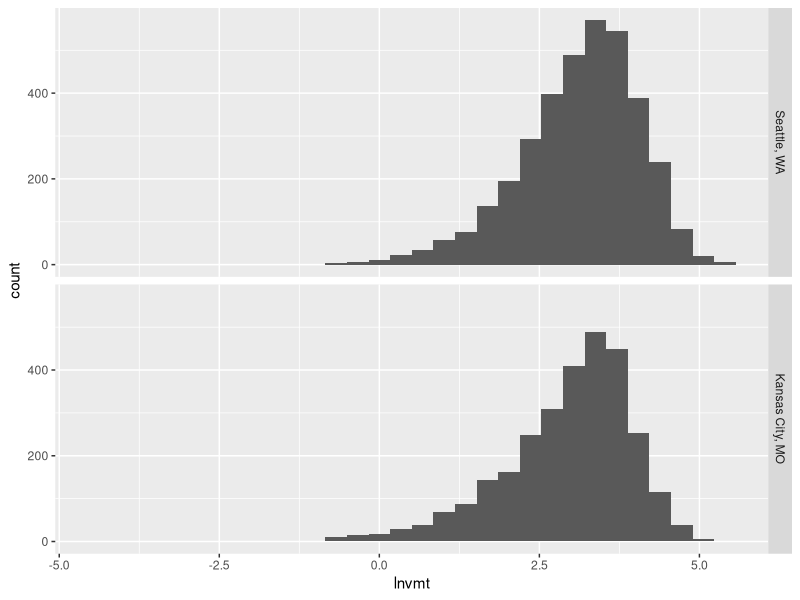
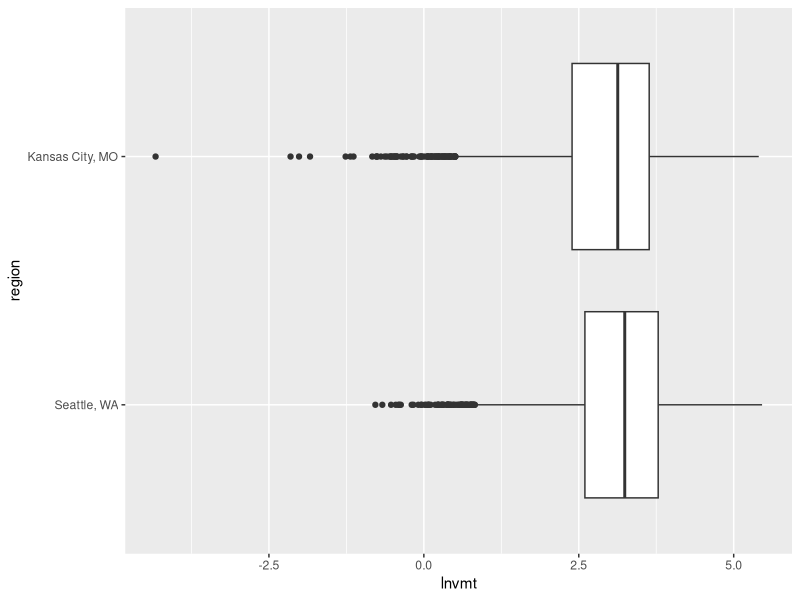
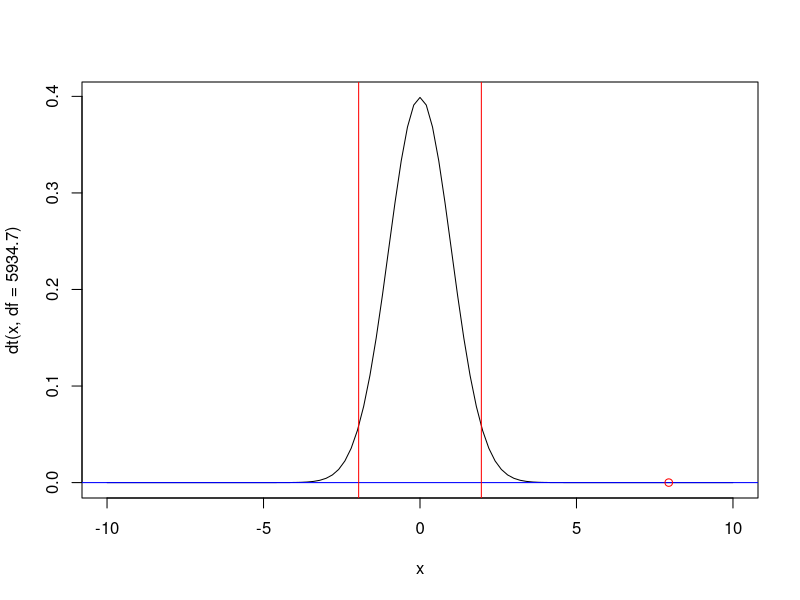
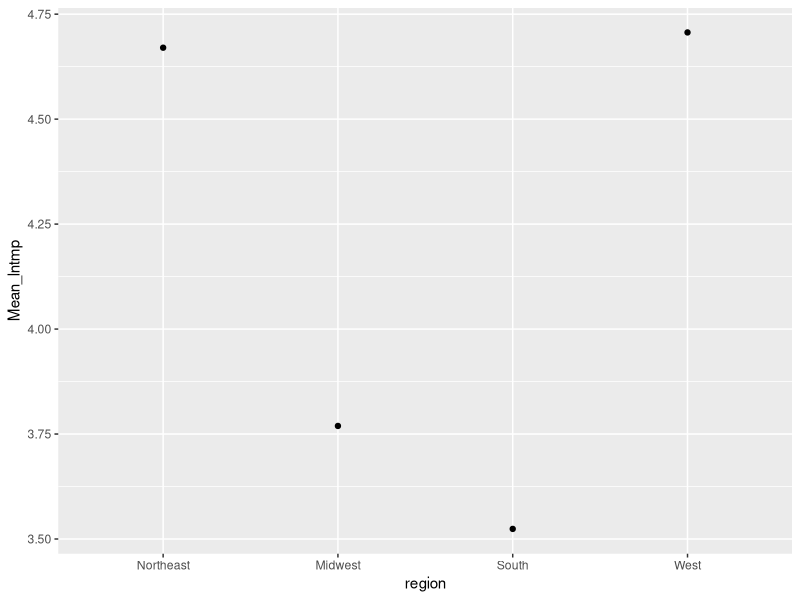
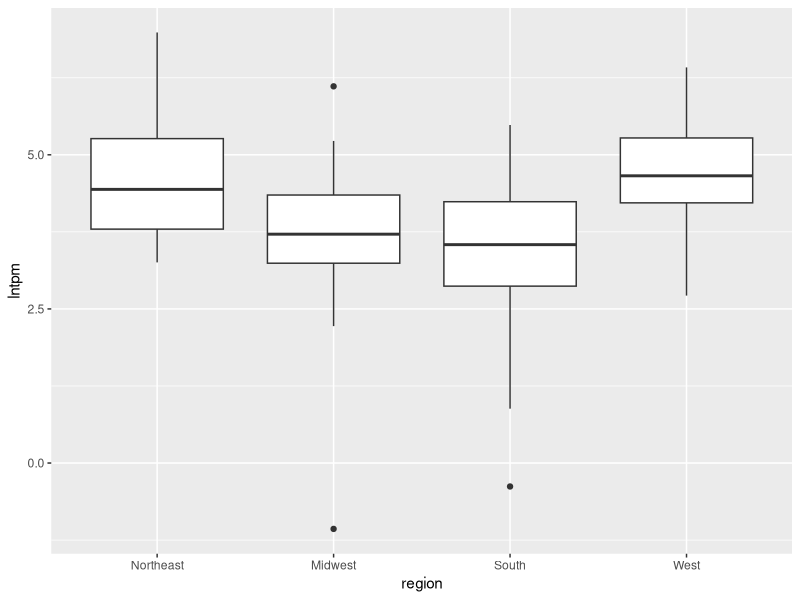
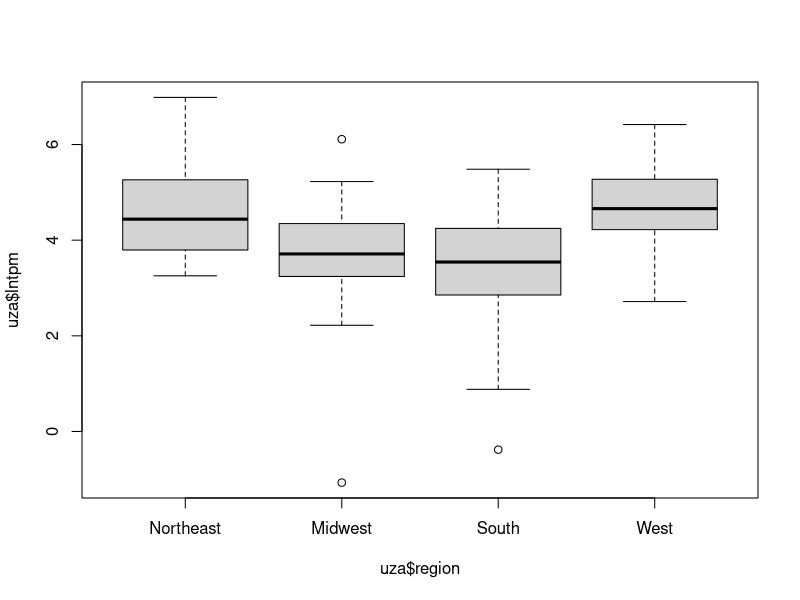
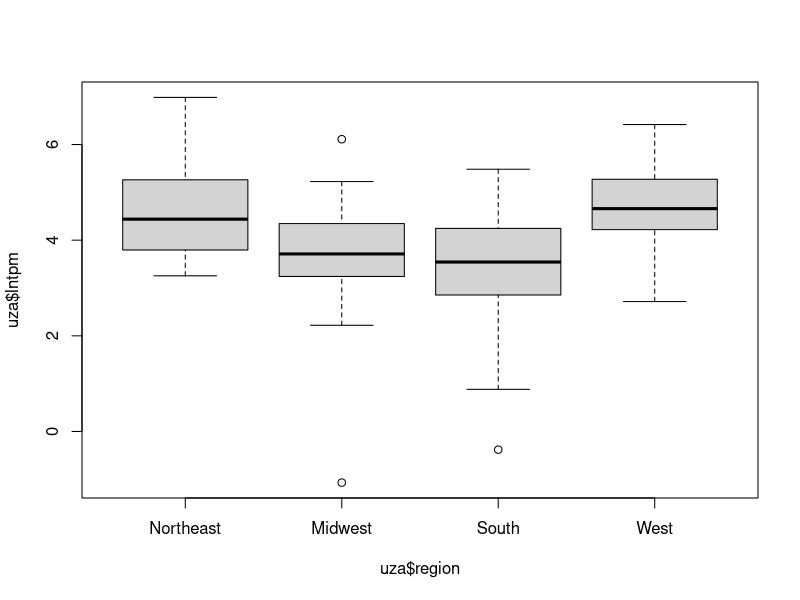
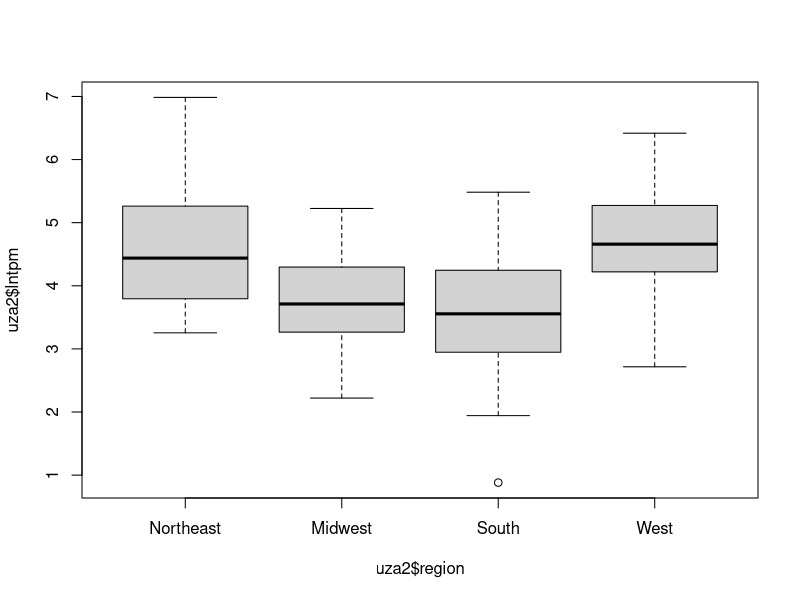

These charts were generated, in order, by the following R code:
# Lab 7 Script: Diff-in-means & ANOVA
# The University of Texas at San Antonio
# URP-5393: Urban Planning Methods II


#---- Objectives ----
# In this Lab you will learn to:

# 1. Learn to apply a Difference in Means test (T-test)
# 2. Learn to apply a ANOVA test (F-test)

#---- 1. Learn to apply Difference in Means test (T-test) ----

#Steps:
 ## 1. Check your data meets the T-test assumptions: (independence, normality, equal variance)
 ## 2. Confirm the dependent variable is continuous, and independent variable has two categories only
 ## 3. Establish a H0
 ## 4. Conduct an T-test for independent samples
 ## 5. Interpret results

library(data.table)
library(foreign)

hts <- data.table(read.spss("datasets/HTS.household.10regions.sav",to.data.frame = T))

# step 1 - Independence: there is no reason to think that the VMT values between these two regions are not independent
hts[,.N,by=region]
hts<-hts[region%in%c("Seattle, WA","Kansas City, MO")]

# step 1 - Normality: Histogram plots look pretty normal

library(ggplot2)

ggplot(data=hts,aes(x=lnvmt))+
  geom_histogram()+
  facet_grid(region~.)


# step 1 - Variance: Box-plot looks pretty normal

ggplot(data=hts,aes(x=lnvmt, y=region))+
  geom_boxplot()

 # desc stats
hts[,.(mean=mean(lnvmt,na.rm=T),sd=sd(lnvmt,na.rm=T),Obs=.N),by=.(region)]


#Step 2: dependent variable types
class(hts$lnvmt) ; class(hts$region)

# Step 3: H0: t-statistic = 0 (Mean_Seattle - Mean_Kansas = 0)

# Step 4: Conduct t-test
two_tailed_t_test<-hts[,t.test(formula = lnvmt ~ region)] # two-tailed
two_tailed_t_test

one_tailed_t_test<-hts[,t.test(formula = lnvmt ~ region,alernative = 'greater')] # one-tailed
one_tailed_t_test

# Step 5. Interpret results

# Both T-test (one and and two-tailed are) statistically significant (p-value <0.05 & 0.025), which implies that the H0 can be rejected. Hence we can state that the difference in vehicle miles traveled between the two regions exist is not due to chance

# BONUS: Simulated hypothesis testing plot ----
curve(dt(x, df = 5934.7), from = -10, to = 10)
abline(h=0,col='blue')
points(x=two_tailed_t_test$statistic,y=0,col='red')

##upper value from Chi-Squared Dist (1-alpha) with alpha=0.05
upper975 <- qt(p = .975, df = 5934.7)
abline(v = upper975,y=0,col='red')

lower025 <- qt(p = .025, df = 5934.7)
abline(v = lower025,y=0,col='red')


#---- 2. Learn to apply a ANOVA test (F-test) ----

# Steps:
 ## 1. Ensure the ANOVA Assumptions are meet
 ## 2. Ensure variable types
 ## 3. Propose H0: no difference between groups
    #  transit passenger miles (lntpm) ~ region
 ## 4. Conduct one-way ANOVA
 ## 5. Interpret results
 ## 6. Conduct post-hoc tests


uza <- data.table(read.spss("datasets/UZA.sav",to.data.frame = TRUE))


# Step 1: Independence: There is no reason to think that TPM and region are dependent
  # in fact a quick plot of the sample means reveal great difference between groups

ggplot(data=uza[,.(Mean_lntmp=mean(lntpm)),by=region], aes(x=region,y=Mean_lntmp))+
  geom_point()


# Step 1: to many outliers?: There is no reason to think that TPM and region are dependent
  #box plot shows that there are some outliers in the Midwest and South regions. Although using the LN transformation helps here, lets delete those observations)

ggplot(data=uza, aes(x=region, y= lntpm))+
  geom_boxplot()
  
  # deleting outliers 
uza_bp<-boxplot(uza$lntpm~uza$region)

outliers <- uza_bp$out

uza[lntpm%in%outliers,]
uza2<-uza[!lntpm%in%outliers,]

boxplot(uza$lntpm~uza$region)
boxplot(uza2$lntpm~uza2$region)

# Step 1: dependent variable is normal: 

hist(uza2$lntpm) # looks pretty normal to me!

# Step 1: variance homogeneity?
bartlett.test(lntpm ~ region, data=uza2) # H0: variances are equal: p-value ==> accepts


# Step 4: one-way anova

fit<-aov(uza2$lntpm~uza2$region)
summary(fit)

#post-hoc test
TukeyHSD(fit)

plot(TukeyHSD(fit))


